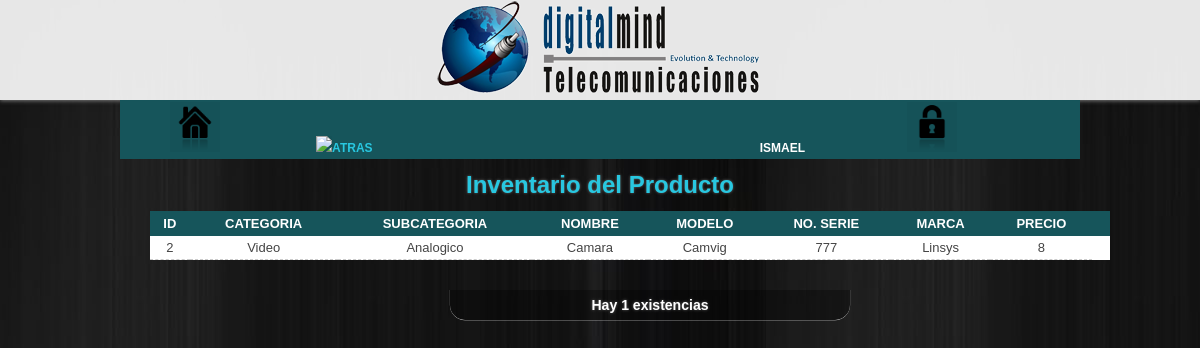
The app's page /transacciones/historial/inventario.php?id_pro=2&no_serie=777 (signed in) with its own data.
### tables this page shows
CREATE TABLE IF NOT EXISTS `inventario` (
  `id_inventario` int(10) NOT NULL,
  `id_proveedor` int(10) NOT NULL,
  `id_producto` int(10) NOT NULL,
  `no_serie` varchar(30) DEFAULT NULL,
  `pedido_de_importacion` varchar(200) DEFAULT NULL,
  `no_factura` int(10) DEFAULT NULL,
  `id_estado` int(10) DEFAULT NULL,
  `id_status` int(10) DEFAULT NULL,
  `id_ubicacion` int(10) DEFAULT NULL,
  `color` varchar(30) DEFAULT NULL
);

CREATE TABLE IF NOT EXISTS `productos` (
  `id_producto` int(10) NOT NULL,
  `id_categoria` int(10) NOT NULL,
  `id_subcategoria` int(10) NOT NULL,
  `id_division` int(10) NOT NULL,
  `id_nombre` int(200) NOT NULL,
  `id_tipo` int(10) NOT NULL,
  `id_marca` int(10) NOT NULL,
  `modelo` varchar(30) NOT NULL,
  `precio` float NOT NULL,
  `id_moneda` int(10) NOT NULL,
  `id_unidad` int(10) NOT NULL,
  `descripcion` text NOT NULL,
  `exit_inventario` int(5) DEFAULT NULL
);

CREATE TABLE IF NOT EXISTS `categorias` (
  `id_categoria` int(10) NOT NULL,
  `nombre_categoria` varchar(50) NOT NULL
);

CREATE TABLE IF NOT EXISTS `subcategorias` (
  `id_subcategoria` int(11) NOT NULL,
  `nombre_subcategoria` varchar(111) NOT NULL
);

CREATE TABLE IF NOT EXISTS `nombres` (
  `id_nombre` int(10) NOT NULL DEFAULT '0',
  `nombre` varchar(100) NOT NULL
);

CREATE TABLE IF NOT EXISTS `marca_productos` (
  `id_marca` int(10) NOT NULL,
  `nombre_marca` varchar(100) NOT NULL
);

### transacciones/historial/inventario.php (the view, shortened to what this page needs)
<!DOCTYPE html>
<html lang="es">
<head>
  <link rel="stylesheet" href="../../css/estilos.css" />
  <link rel="stylesheet" href="../../css/menu.css" />
  <link rel="stylesheet" href="../../css/scroll.css" />
  <link rel="stylesheet" href="../../css/tabla.css" />
  <link rel="stylesheet" href="../../css/formularios.css" />
</head>
    <body>
  <header>
    <img src="../../images/logoDigitalMind.png" alt="Página Principal" title="Página Principal" />
  </header>
    <nav>
    <ul>
      <li><a href="../../Home" alt="Inicio" title="Inicio"><img src="../../images/home.png"/></a></li>
      <a href="./"><li><img src="../../images/volver.png" /><b>Atras</b></li></a><li></li><li></li><li><spam style="color:#fff;"><?php echo $_SESSION["usuario"]; ?></spam></li>
      <li><a href="../../salir.php" alt="Cerrar Sesion" title="Cerrar Sesion"><img src="../../images/lock.png"/></a></li>
    </ul>
  </nav>
  <h1 style="text-align:center;">Inventario del Producto</h1>
  <section id="contenido">
    <section id="principal">
<?php
  $id_pro=$_GET["id_pro"];
  $no_serie=$_GET["no_serie"];
  $sql="SELECT P.id_producto, C.nombre_categoria, S.nombre_subcategoria,
            nombre,no_serie, M.nombre_marca, P.modelo, P.precio from inventario I
          inner join productos P on I.id_producto=P.id_producto
            inner join categorias C on P.id_categoria=C.id_categoria
            inner join subcategorias S on P.id_subcategoria=S.id_subcategoria
            inner join marca_productos M on P.id_marca=M.id_marca
            inner join nombres N on P.id_nombre=N.id_nombre
            where P.id_producto=$id_pro and no_serie=$no_serie and id_status=4";
  $result=mysql_query($sql);
  $conta=mysql_num_rows($result);
  if($conta==0){
      echo "<br><br><img src='../../images/noinvent.jpg' style='border-radius:10px;-moz-border-radius:10px;' />";
  }else{
?>
<div class="scrollbar" id="barra">
<table class="datos" id="allregistros">
        <tr>
          <th>ID</th>
          <th>CATEGORIA</th>
          <th>SUBCATEGORIA</th>
          <th>NOMBRE</th>
          <th>MODELO</th>
          <th>NO. SERIE</th>
          <th>MARCA</th>
          <th>PRECIO</th>
          <th></th>
        </tr>
<?php
  while($fila=mysql_fetch_array($result)){
       echo "<tr>";
       echo '<td align="center">'.$fila["id_producto"].'</td>';
       echo '<td align="center">'.$fila["nombre_categoria"].'</td>';
       echo '<td align="center">'.$fila["nombre_subcategoria"].'</td>';
       echo '<td align="center">'.$fila["nombre"].'</td>';
       echo '<td align="center">'.$fila["modelo"].'</td>';
       echo '<td align="center">'.$fila["no_serie"].'</td>';
       echo '<td align="center">'.$fila["nombre_marca"].'</td>';
       echo '<td align="center">'.$fila["precio"].'</td>';
       echo "</tr>";
  }
}
?>
</table>
<?php echo "<h1 style='color:#fff;'>Hay ",$conta," existencias</h1>"; ?>
<div class="contbarra"></div>
 </div>
    </body>
</html>

### css/menu.css (style rules this page uses)
* { margin: 0;padding: 0; }
a { color: #28C7E0;text-decoration:none; }
body { background: url(../images/bg.jpg) fixed; color:#444; font-family:Verdana,Helvetica,Sans-serif;font-size:12px; }
a { text-decoration: none; }
nav,header { z-index: none; }
header { background: rgba(255,255,255,.9); -webkit-box-shadow: 0 1px 4px #777; -moz-box-shadow: 0 1px 4px #777; box-shadow: 0 1px 4px #777; height: 100px; text-align: center; width: 100%; }
nav { background: #16555B; margin: 0 auto; text-transform: uppercase; width: 960px; }
nav ul { display: inline; list-style: none; margin: 0; text-align: center; z-index: 1 !important; }
nav ul li { cursor: pointer; display: inline-block; font: bold 12px/18px sans-serif; margin-right: -4px; padding: 2px 0; position: relative; width: 150px; -webkit-transition: all 0.2s; -moz-transition: all 0.2s; -ms-transition: all 0.2s; -o-transition: all 0.2s; transition: all 0.2s; }
nav img { width: 50px; background-color: rgba(0,0,0,.03); }
section#principal { display: inline-block; margin-bottom: 1em; max-width: 960px; text-align: center; }
.scrollbar { margin-left: 30px; height: 550px; width: 1200px; overflow-y: scroll; margin-bottom: 25px; }
.contbarra { min-height: 450px; }
section h1 { margin: auto; width: 400px; background-color: rgba(0,0,0,.3); box-shadow: 0px .1px 0px .1px #fff; border-bottom-left-radius: 15px; border-bottom-right-radius: 15px; }
h1 { color: #28C7E0;-webkit-text-shadow: 0 0 3px #666;-moz-text-shadow: 0 0 3px #666;text-shadow: 0 0 3px #666;padding: .5em 0; }
section { text-align: center; }
section#contenido { height: auto; }

### css/scroll.css (style rules this page uses)
.scrollbar { margin-left: 30px; height: 390px; width: 1000px; overflow-y: scroll; margin-bottom: 25px; }
.contbarra { min-height: 450px; }

### css/tabla.css (style rules this page uses)
table { border-collapse: separate;font-size: 13px; margin: 0 0 30px 0; }
.datos { background: #FFF;border-collapse: collapse;text-align: left;width: 960px; }
.datos th { text-align:center; background: #16555B;color: #FFF; font-weight: bold; padding: .4em; }
.datos td { border-bottom: 1px #CCC dashed; padding: .3em; }

### records on screen
inventario: id_producto.id_producto "2", categorias.nombre_categoria "Video", subcategorias.nombre_subcategoria "Analogico", nombres.nombre "Camara", id_producto.modelo "Camvig", no_serie "777", marca_productos.nombre_marca "Linsys", id_producto.precio "8"

### other values on screen
$_SESSION["usuario"] "ISMAEL"
$conta "1"
